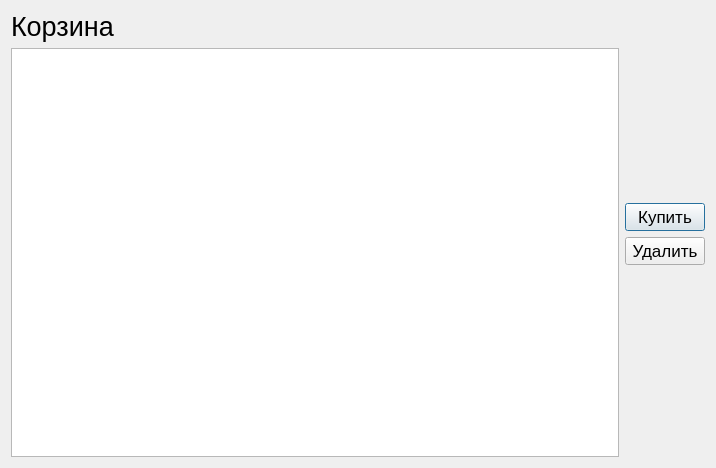
<?xml version="1.0" encoding="UTF-8"?>
<ui version="4.0">
 <class>CartDialog</class>
 <widget class="QDialog" name="CartDialog">
  <property name="geometry">
   <rect>
    <x>0</x>
    <y>0</y>
    <width>716</width>
    <height>468</height>
   </rect>
  </property>
  <property name="font">
   <font>
    <pointsize>13</pointsize>
   </font>
  </property>
  <property name="windowTitle">
   <string>Dialog</string>
  </property>
  <layout class="QGridLayout" name="gridLayout">
   <item row="0" column="0">
    <widget class="QLabel" name="label">
     <property name="font">
      <font>
       <pointsize>20</pointsize>
      </font>
     </property>
     <property name="text">
      <string>Корзина</string>
     </property>
    </widget>
   </item>
   <item row="0" column="1" rowspan="2">
    <layout class="QVBoxLayout" name="verticalLayout">
     <item>
      <spacer name="verticalSpacer">
       <property name="orientation">
        <enum>Qt::Vertical</enum>
       </property>
       <property name="sizeHint" stdset="0">
        <size>
         <width>20</width>
         <height>40</height>
        </size>
       </property>
      </spacer>
     </item>
     <item>
      <widget class="QPushButton" name="buyButton">
       <property name="text">
        <string>Купить</string>
       </property>
      </widget>
     </item>
     <item>
      <widget class="QPushButton" name="deleteButton">
       <property name="text">
        <string>Удалить</string>
       </property>
      </widget>
     </item>
     <item>
      <spacer name="verticalSpacer_2">
       <property name="orientation">
        <enum>Qt::Vertical</enum>
       </property>
       <property name="sizeHint" stdset="0">
        <size>
         <width>20</width>
         <height>40</height>
        </size>
       </property>
      </spacer>
     </item>
    </layout>
   </item>
   <item row="1" column="0">
    <widget class="QTableView" name="tableView"/>
   </item>
  </layout>
 </widget>
 <resources/>
 <connections/>
</ui>
